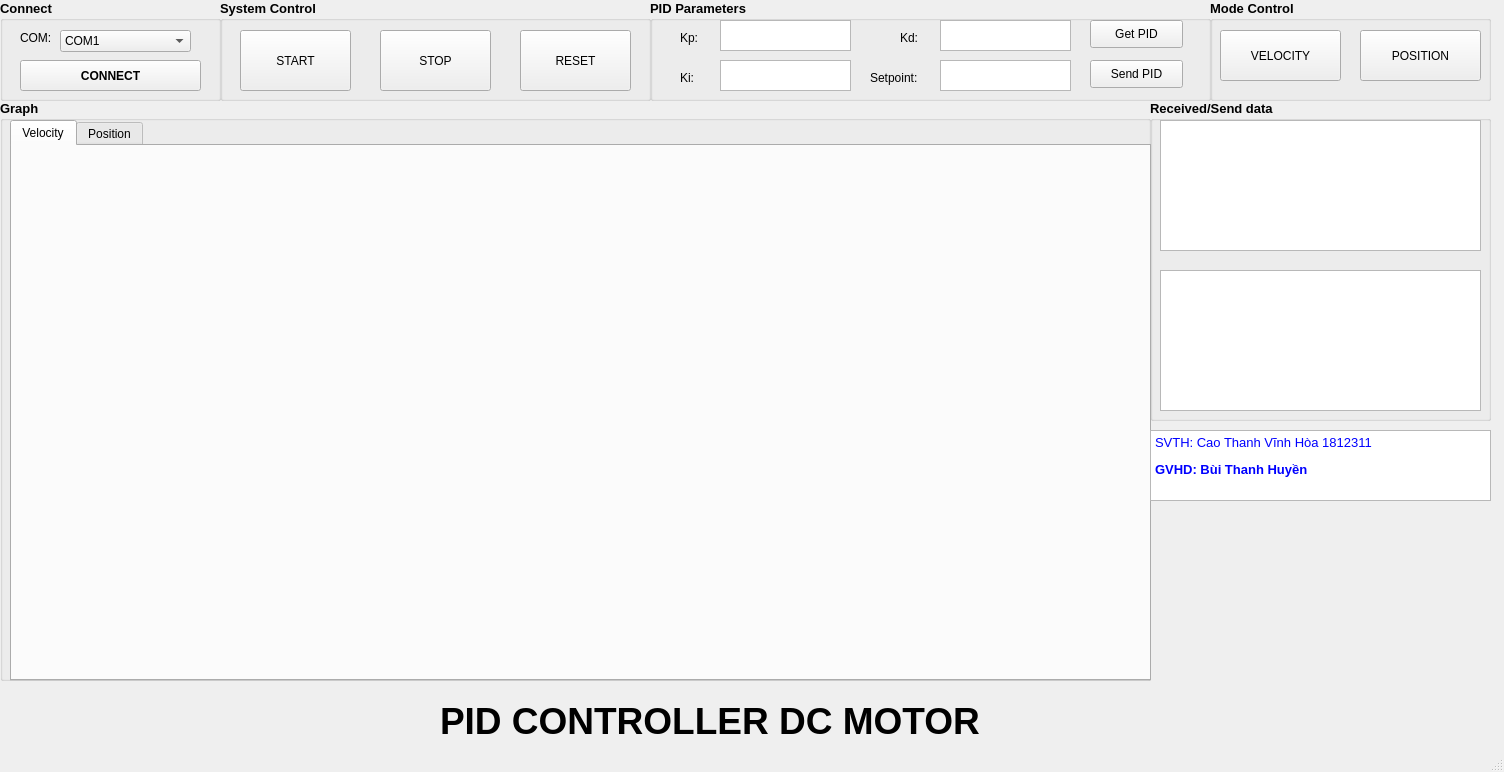
<?xml version="1.0" encoding="UTF-8"?>
<ui version="4.0">
 <class>MainWindow</class>
 <widget class="QMainWindow" name="MainWindow">
  <property name="geometry">
   <rect>
    <x>0</x>
    <y>0</y>
    <width>1504</width>
    <height>772</height>
   </rect>
  </property>
  <property name="windowTitle">
   <string>MainWindow</string>
  </property>
  <widget class="QWidget" name="centralwidget">
   <widget class="QGroupBox" name="re_se_data_box">
    <property name="geometry">
     <rect>
      <x>1150</x>
      <y>100</y>
      <width>341</width>
      <height>321</height>
     </rect>
    </property>
    <property name="font">
     <font>
      <pointsize>10</pointsize>
      <weight>75</weight>
      <bold>true</bold>
     </font>
    </property>
    <property name="title">
     <string>Received/Send data</string>
    </property>
    <widget class="QTextBrowser" name="note">
     <property name="enabled">
      <bool>true</bool>
     </property>
     <property name="geometry">
      <rect>
       <x>10</x>
       <y>20</y>
       <width>321</width>
       <height>131</height>
      </rect>
     </property>
     <property name="sizePolicy">
      <sizepolicy hsizetype="Fixed" vsizetype="Fixed">
       <horstretch>0</horstretch>
       <verstretch>0</verstretch>
      </sizepolicy>
     </property>
     <property name="font">
      <font>
       <pointsize>8</pointsize>
       <weight>50</weight>
       <bold>false</bold>
      </font>
     </property>
     <property name="html">
      <string>&lt;!DOCTYPE HTML PUBLIC &quot;-//W3C//DTD HTML 4.0//EN&quot; &quot;http://www.w3.org/TR/REC-html40/strict.dtd&quot;&gt;
&lt;html&gt;&lt;head&gt;&lt;meta name=&quot;qrichtext&quot; content=&quot;1&quot; /&gt;&lt;style type=&quot;text/css&quot;&gt;
p, li { white-space: pre-wrap; }
&lt;/style&gt;&lt;/head&gt;&lt;body style=&quot; font-family:'MS Shell Dlg 2'; font-size:8pt; font-weight:400; font-style:normal;&quot;&gt;
&lt;p style=&quot;-qt-paragraph-type:empty; margin-top:0px; margin-bottom:0px; margin-left:0px; margin-right:0px; -qt-block-indent:0; text-indent:0px; font-size:8.25pt;&quot;&gt;&lt;br /&gt;&lt;/p&gt;&lt;/body&gt;&lt;/html&gt;</string>
     </property>
    </widget>
    <widget class="QTextBrowser" name="re_se_data">
     <property name="enabled">
      <bool>true</bool>
     </property>
     <property name="geometry">
      <rect>
       <x>10</x>
       <y>170</y>
       <width>321</width>
       <height>141</height>
      </rect>
     </property>
     <property name="sizePolicy">
      <sizepolicy hsizetype="Fixed" vsizetype="Fixed">
       <horstretch>0</horstretch>
       <verstretch>0</verstretch>
      </sizepolicy>
     </property>
     <property name="font">
      <font>
       <pointsize>8</pointsize>
       <weight>50</weight>
       <bold>false</bold>
      </font>
     </property>
     <property name="html">
      <string>&lt;!DOCTYPE HTML PUBLIC &quot;-//W3C//DTD HTML 4.0//EN&quot; &quot;http://www.w3.org/TR/REC-html40/strict.dtd&quot;&gt;
&lt;html&gt;&lt;head&gt;&lt;meta name=&quot;qrichtext&quot; content=&quot;1&quot; /&gt;&lt;style type=&quot;text/css&quot;&gt;
p, li { white-space: pre-wrap; }
&lt;/style&gt;&lt;/head&gt;&lt;body style=&quot; font-family:'MS Shell Dlg 2'; font-size:8pt; font-weight:400; font-style:normal;&quot;&gt;
&lt;p style=&quot;-qt-paragraph-type:empty; margin-top:0px; margin-bottom:0px; margin-left:0px; margin-right:0px; -qt-block-indent:0; text-indent:0px; font-size:8.25pt;&quot;&gt;&lt;br /&gt;&lt;/p&gt;&lt;/body&gt;&lt;/html&gt;</string>
     </property>
    </widget>
   </widget>
   <widget class="QGroupBox" name="Connect_box">
    <property name="geometry">
     <rect>
      <x>0</x>
      <y>0</y>
      <width>221</width>
      <height>101</height>
     </rect>
    </property>
    <property name="font">
     <font>
      <pointsize>10</pointsize>
      <weight>75</weight>
      <bold>true</bold>
     </font>
    </property>
    <property name="title">
     <string>Connect</string>
    </property>
    <widget class="QPushButton" name="Connect_but">
     <property name="geometry">
      <rect>
       <x>20</x>
       <y>60</y>
       <width>181</width>
       <height>31</height>
      </rect>
     </property>
     <property name="font">
      <font>
       <pointsize>9</pointsize>
      </font>
     </property>
     <property name="text">
      <string>CONNECT</string>
     </property>
    </widget>
    <widget class="QLabel" name="label">
     <property name="geometry">
      <rect>
       <x>20</x>
       <y>30</y>
       <width>41</width>
       <height>16</height>
      </rect>
     </property>
     <property name="font">
      <font>
       <pointsize>9</pointsize>
       <weight>50</weight>
       <bold>false</bold>
      </font>
     </property>
     <property name="text">
      <string>COM:</string>
     </property>
    </widget>
    <widget class="QComboBox" name="COM">
     <property name="geometry">
      <rect>
       <x>60</x>
       <y>30</y>
       <width>131</width>
       <height>22</height>
      </rect>
     </property>
     <property name="font">
      <font>
       <pointsize>9</pointsize>
       <weight>50</weight>
       <bold>false</bold>
      </font>
     </property>
     <item>
      <property name="text">
       <string>COM1</string>
      </property>
     </item>
     <item>
      <property name="text">
       <string>COM2</string>
      </property>
     </item>
     <item>
      <property name="text">
       <string>COM3</string>
      </property>
     </item>
     <item>
      <property name="text">
       <string>COM4</string>
      </property>
     </item>
     <item>
      <property name="text">
       <string>COM5</string>
      </property>
     </item>
     <item>
      <property name="text">
       <string>COM6</string>
      </property>
     </item>
    </widget>
   </widget>
   <widget class="QGroupBox" name="PIDStatus_box">
    <property name="geometry">
     <rect>
      <x>650</x>
      <y>0</y>
      <width>561</width>
      <height>101</height>
     </rect>
    </property>
    <property name="font">
     <font>
      <pointsize>10</pointsize>
      <weight>75</weight>
      <bold>true</bold>
     </font>
    </property>
    <property name="title">
     <string>PID Parameters</string>
    </property>
    <widget class="QTextEdit" name="Kp_data">
     <property name="geometry">
      <rect>
       <x>70</x>
       <y>20</y>
       <width>131</width>
       <height>31</height>
      </rect>
     </property>
     <property name="font">
      <font>
       <pointsize>8</pointsize>
       <weight>50</weight>
       <bold>false</bold>
      </font>
     </property>
    </widget>
    <widget class="QTextEdit" name="Ki_data">
     <property name="geometry">
      <rect>
       <x>70</x>
       <y>60</y>
       <width>131</width>
       <height>31</height>
      </rect>
     </property>
     <property name="font">
      <font>
       <pointsize>8</pointsize>
       <weight>50</weight>
       <bold>false</bold>
      </font>
     </property>
    </widget>
    <widget class="QTextEdit" name="Kd_data">
     <property name="geometry">
      <rect>
       <x>290</x>
       <y>20</y>
       <width>131</width>
       <height>31</height>
      </rect>
     </property>
     <property name="font">
      <font>
       <pointsize>8</pointsize>
       <weight>50</weight>
       <bold>false</bold>
      </font>
     </property>
    </widget>
    <widget class="QTextEdit" name="Setpoint_data">
     <property name="geometry">
      <rect>
       <x>290</x>
       <y>60</y>
       <width>131</width>
       <height>31</height>
      </rect>
     </property>
     <property name="font">
      <font>
       <pointsize>8</pointsize>
       <weight>50</weight>
       <bold>false</bold>
      </font>
     </property>
    </widget>
    <widget class="QLabel" name="label_2">
     <property name="geometry">
      <rect>
       <x>30</x>
       <y>30</y>
       <width>31</width>
       <height>16</height>
      </rect>
     </property>
     <property name="font">
      <font>
       <pointsize>9</pointsize>
       <weight>50</weight>
       <bold>false</bold>
      </font>
     </property>
     <property name="text">
      <string>Kp:</string>
     </property>
    </widget>
    <widget class="QLabel" name="label_3">
     <property name="geometry">
      <rect>
       <x>30</x>
       <y>70</y>
       <width>31</width>
       <height>16</height>
      </rect>
     </property>
     <property name="font">
      <font>
       <pointsize>9</pointsize>
       <weight>50</weight>
       <bold>false</bold>
      </font>
     </property>
     <property name="text">
      <string>Ki:</string>
     </property>
    </widget>
    <widget class="QLabel" name="label_4">
     <property name="geometry">
      <rect>
       <x>250</x>
       <y>30</y>
       <width>31</width>
       <height>16</height>
      </rect>
     </property>
     <property name="font">
      <font>
       <pointsize>9</pointsize>
       <weight>50</weight>
       <bold>false</bold>
      </font>
     </property>
     <property name="text">
      <string>Kd:</string>
     </property>
    </widget>
    <widget class="QLabel" name="label_5">
     <property name="geometry">
      <rect>
       <x>220</x>
       <y>70</y>
       <width>61</width>
       <height>16</height>
      </rect>
     </property>
     <property name="font">
      <font>
       <pointsize>9</pointsize>
       <weight>50</weight>
       <bold>false</bold>
      </font>
     </property>
     <property name="text">
      <string>Setpoint:</string>
     </property>
    </widget>
    <widget class="QPushButton" name="getPID_but">
     <property name="geometry">
      <rect>
       <x>440</x>
       <y>20</y>
       <width>93</width>
       <height>28</height>
      </rect>
     </property>
     <property name="font">
      <font>
       <pointsize>9</pointsize>
       <weight>50</weight>
       <bold>false</bold>
      </font>
     </property>
     <property name="text">
      <string>Get PID</string>
     </property>
    </widget>
    <widget class="QPushButton" name="sendPID_but">
     <property name="geometry">
      <rect>
       <x>440</x>
       <y>60</y>
       <width>93</width>
       <height>28</height>
      </rect>
     </property>
     <property name="font">
      <font>
       <pointsize>9</pointsize>
       <weight>50</weight>
       <bold>false</bold>
      </font>
     </property>
     <property name="text">
      <string>Send PID</string>
     </property>
    </widget>
   </widget>
   <widget class="QGroupBox" name="Mode_control_box">
    <property name="geometry">
     <rect>
      <x>1210</x>
      <y>0</y>
      <width>281</width>
      <height>101</height>
     </rect>
    </property>
    <property name="font">
     <font>
      <pointsize>10</pointsize>
      <weight>75</weight>
      <bold>true</bold>
     </font>
    </property>
    <property name="title">
     <string>Mode Control</string>
    </property>
    <widget class="QPushButton" name="Velocity_but">
     <property name="geometry">
      <rect>
       <x>10</x>
       <y>30</y>
       <width>121</width>
       <height>51</height>
      </rect>
     </property>
     <property name="font">
      <font>
       <pointsize>9</pointsize>
       <weight>50</weight>
       <bold>false</bold>
      </font>
     </property>
     <property name="text">
      <string>VELOCITY</string>
     </property>
    </widget>
    <widget class="QPushButton" name="Position_but">
     <property name="geometry">
      <rect>
       <x>150</x>
       <y>30</y>
       <width>121</width>
       <height>51</height>
      </rect>
     </property>
     <property name="font">
      <font>
       <pointsize>9</pointsize>
       <weight>50</weight>
       <bold>false</bold>
      </font>
     </property>
     <property name="text">
      <string>POSITION</string>
     </property>
    </widget>
   </widget>
   <widget class="QGroupBox" name="groupBox_5">
    <property name="geometry">
     <rect>
      <x>220</x>
      <y>0</y>
      <width>431</width>
      <height>101</height>
     </rect>
    </property>
    <property name="font">
     <font>
      <pointsize>10</pointsize>
      <weight>75</weight>
      <bold>true</bold>
     </font>
    </property>
    <property name="title">
     <string>System Control</string>
    </property>
    <widget class="QPushButton" name="Start_but">
     <property name="geometry">
      <rect>
       <x>20</x>
       <y>30</y>
       <width>111</width>
       <height>61</height>
      </rect>
     </property>
     <property name="font">
      <font>
       <pointsize>9</pointsize>
       <weight>50</weight>
       <bold>false</bold>
      </font>
     </property>
     <property name="text">
      <string>START</string>
     </property>
    </widget>
    <widget class="QPushButton" name="Stop_but">
     <property name="geometry">
      <rect>
       <x>160</x>
       <y>30</y>
       <width>111</width>
       <height>61</height>
      </rect>
     </property>
     <property name="font">
      <font>
       <pointsize>9</pointsize>
       <weight>50</weight>
       <bold>false</bold>
      </font>
     </property>
     <property name="text">
      <string>STOP</string>
     </property>
    </widget>
    <widget class="QPushButton" name="Reset_but">
     <property name="geometry">
      <rect>
       <x>300</x>
       <y>30</y>
       <width>111</width>
       <height>61</height>
      </rect>
     </property>
     <property name="font">
      <font>
       <pointsize>9</pointsize>
       <weight>50</weight>
       <bold>false</bold>
      </font>
     </property>
     <property name="text">
      <string>RESET</string>
     </property>
    </widget>
   </widget>
   <widget class="QGroupBox" name="Graph_box">
    <property name="geometry">
     <rect>
      <x>0</x>
      <y>100</y>
      <width>1151</width>
      <height>581</height>
     </rect>
    </property>
    <property name="font">
     <font>
      <pointsize>10</pointsize>
      <weight>75</weight>
      <bold>true</bold>
     </font>
    </property>
    <property name="title">
     <string>Graph</string>
    </property>
    <widget class="QTabWidget" name="tabWidget">
     <property name="geometry">
      <rect>
       <x>10</x>
       <y>20</y>
       <width>1141</width>
       <height>561</height>
      </rect>
     </property>
     <property name="font">
      <font>
       <pointsize>9</pointsize>
       <weight>50</weight>
       <bold>false</bold>
      </font>
     </property>
     <property name="currentIndex">
      <number>0</number>
     </property>
     <widget class="QWidget" name="Velocity_tab">
      <attribute name="title">
       <string>Velocity</string>
      </attribute>
      <widget class="PlotWidget" name="Velocity_graph" native="true">
       <property name="geometry">
        <rect>
         <x>0</x>
         <y>10</y>
         <width>1121</width>
         <height>511</height>
        </rect>
       </property>
       <property name="sizePolicy">
        <sizepolicy hsizetype="Fixed" vsizetype="Fixed">
         <horstretch>0</horstretch>
         <verstretch>0</verstretch>
        </sizepolicy>
       </property>
      </widget>
     </widget>
     <widget class="QWidget" name="Position_tab">
      <attribute name="title">
       <string>Position</string>
      </attribute>
      <widget class="PlotWidget" name="Position_graph" native="true">
       <property name="geometry">
        <rect>
         <x>0</x>
         <y>10</y>
         <width>1131</width>
         <height>511</height>
        </rect>
       </property>
       <property name="sizePolicy">
        <sizepolicy hsizetype="Fixed" vsizetype="Fixed">
         <horstretch>0</horstretch>
         <verstretch>0</verstretch>
        </sizepolicy>
       </property>
      </widget>
     </widget>
    </widget>
   </widget>
   <widget class="QTextEdit" name="textEdit">
    <property name="geometry">
     <rect>
      <x>1150</x>
      <y>430</y>
      <width>341</width>
      <height>71</height>
     </rect>
    </property>
    <property name="toolTip">
     <string>&lt;html&gt;&lt;head/&gt;&lt;body&gt;&lt;p&gt;&lt;span style=&quot; font-size:10pt; color:#0000ff;&quot;&gt;SVTH:  Cao Thanh Vĩnh Hòa    1812311&lt;/span&gt;&lt;/p&gt;&lt;p&gt;&lt;span style=&quot; font-size:10pt; font-weight:600; color:#0000ff;&quot;&gt;GVHD:  Bùi Thanh Huyền&lt;/span&gt;&lt;/p&gt;&lt;/body&gt;&lt;/html&gt;</string>
    </property>
    <property name="html">
     <string>&lt;!DOCTYPE HTML PUBLIC &quot;-//W3C//DTD HTML 4.0//EN&quot; &quot;http://www.w3.org/TR/REC-html40/strict.dtd&quot;&gt;
&lt;html&gt;&lt;head&gt;&lt;meta name=&quot;qrichtext&quot; content=&quot;1&quot; /&gt;&lt;style type=&quot;text/css&quot;&gt;
p, li { white-space: pre-wrap; }
&lt;/style&gt;&lt;/head&gt;&lt;body style=&quot; font-family:'MS Shell Dlg 2'; font-size:8.25pt; font-weight:400; font-style:normal;&quot;&gt;
&lt;p style=&quot; margin-top:0px; margin-bottom:0px; margin-left:0px; margin-right:0px; -qt-block-indent:0; text-indent:0px;&quot;&gt;&lt;span style=&quot; font-size:10pt; color:#0000ff;&quot;&gt;SVTH: Cao Thanh Vĩnh Hòa 1812311&lt;/span&gt;&lt;/p&gt;
&lt;p style=&quot; margin-top:12px; margin-bottom:12px; margin-left:0px; margin-right:0px; -qt-block-indent:0; text-indent:0px;&quot;&gt;&lt;span style=&quot; font-size:10pt; font-weight:600; color:#0000ff;&quot;&gt;GVHD: Bùi Thanh Huyền&lt;/span&gt;&lt;/p&gt;&lt;/body&gt;&lt;/html&gt;</string>
    </property>
   </widget>
   <widget class="QLabel" name="label_6">
    <property name="geometry">
     <rect>
      <x>1160</x>
      <y>510</y>
      <width>331</width>
      <height>241</height>
     </rect>
    </property>
    <property name="text">
     <string/>
    </property>
    <property name="pixmap">
     <pixmap>Logo.png</pixmap>
    </property>
    <property name="scaledContents">
     <bool>true</bool>
    </property>
   </widget>
   <widget class="QLabel" name="label_7">
    <property name="geometry">
     <rect>
      <x>440</x>
      <y>680</y>
      <width>711</width>
      <height>81</height>
     </rect>
    </property>
    <property name="font">
     <font>
      <pointsize>28</pointsize>
      <weight>75</weight>
      <bold>true</bold>
     </font>
    </property>
    <property name="text">
     <string>PID CONTROLLER DC MOTOR</string>
    </property>
   </widget>
  </widget>
  <widget class="QStatusBar" name="statusbar"/>
 </widget>
 <customwidgets>
  <customwidget>
   <class>PlotWidget</class>
   <extends>QWidget</extends>
   <header>pyqtgraph</header>
   <container>1</container>
  </customwidget>
 </customwidgets>
 <resources/>
 <connections/>
</ui>
